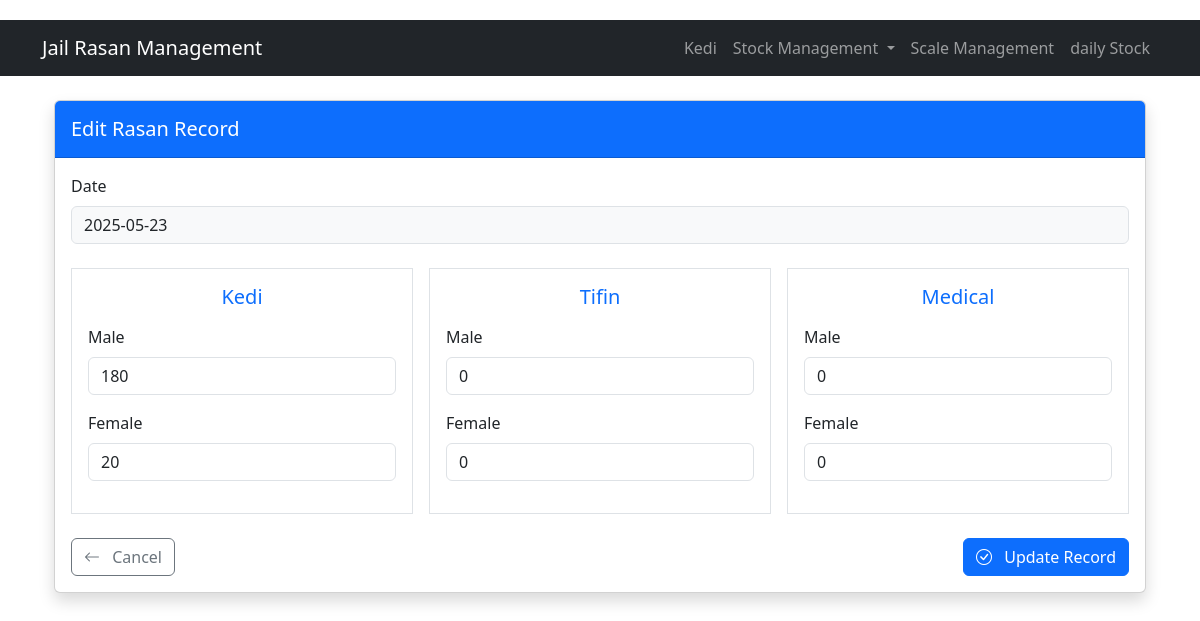
/kedi/edit/11, run on the app's committed database.
### models.py (models this page shows, shortened)
class RasanRecord(db.Model):
    id = db.Column(db.Integer, primary_key=True)
    date = db.Column(db.Date, nullable=False, unique=True)
    kedi_m = db.Column(db.Integer, nullable=False, default=0)
    kedi_f = db.Column(db.Integer, nullable=False, default=0)
    tifin_m = db.Column(db.Integer, nullable=False, default=0)
    tifin_f = db.Column(db.Integer, nullable=False, default=0)
    medical_m = db.Column(db.Integer, nullable=False, default=0)
    medical_f = db.Column(db.Integer, nullable=False, default=0)

### app.py (the view, shortened to what this page needs)
@app.route('/kedi/edit/<int:id>', methods=['GET', 'POST'])
def edit_kedi(id):
    record = RasanRecord.query.get_or_404(id)
    return render_template('kedi/edit.html', record=record)

### templates/kedi/edit.html (shortened to what this page needs)
{% extends "base.html" %}
{% block content %}
<div class="container mt-4">
    <div class="card shadow">
        <div class="card-header bg-primary text-white py-3">
            <h2 class="h5 mb-0">Edit Rasan Record</h2>
        </div>
        <div class="card-body">
            <form method="POST" class="needs-validation" novalidate>
                <div class="mb-4">
                    <label class="form-label">Date</label>
                    <input type="text" class="form-control bg-light" value="{{ record.date.strftime('%Y-%m-%d') }}" readonly>
                </div>
                <div class="row g-3 mb-4">
                    <div class="col-md-4">
                        <div class="border p-3 h-100">
                            <h5 class="text-center mb-3 text-primary">Kedi</h5>
                            <div class="mb-3">
                                <label for="kedi_m" class="form-label">Male</label>
                                <input type="number" class="form-control" id="kedi_m" name="kedi_m"
                                       value="{{ record.kedi_m }}" min="0" required>
                            </div>
                            <div class="mb-3">
                                <label for="kedi_f" class="form-label">Female</label>
                                <input type="number" class="form-control" id="kedi_f" name="kedi_f"
                                       value="{{ record.kedi_f }}" min="0" required>
                            </div>
                        </div>
                    </div>
                    <div class="col-md-4">
                        <div class="border p-3 h-100">
                            <h5 class="text-center mb-3 text-primary">Tifin</h5>
                            <div class="mb-3">
                                <label for="tifin_m" class="form-label">Male</label>
                                <input type="number" class="form-control" id="tifin_m" name="tifin_m"
                                       value="{{ record.tifin_m }}" min="0" required>
                            </div>
                            <div class="mb-3">
                                <label for="tifin_f" class="form-label">Female</label>
                                <input type="number" class="form-control" id="tifin_f" name="tifin_f"
                                       value="{{ record.tifin_f }}" min="0" required>
                            </div>
                        </div>
                    </div>
                    <div class="col-md-4">
                        <div class="border p-3 h-100">
                            <h5 class="text-center mb-3 text-primary">Medical</h5>
                            <div class="mb-3">
                                <label for="medical_m" class="form-label">Male</label>
                                <input type="number" class="form-control" id="medical_m" name="medical_m"
                                       value="{{ record.medical_m }}" min="0" required>
                            </div>
                            <div class="mb-3">
                                <label for="medical_f" class="form-label">Female</label>
                                <input type="number" class="form-control" id="medical_f" name="medical_f"
                                       value="{{ record.medical_f }}" min="0" required>
                            </div>
                        </div>
                    </div>
                </div>
                <div class="d-flex justify-content-between mt-4">
                    <a href="{{ url_for('index') }}" class="btn btn-outline-secondary">
                        <i class="bi bi-arrow-left me-2"></i> Cancel
                    </a>
                    <button type="submit" class="btn btn-primary">
                        <i class="bi bi-check-circle me-2"></i> Update Record
                    </button>
                </div>
            </form>
        </div>
    </div>
</div>
{% endblock %}

### static/style.css (style rules this page uses)
body { padding-top: 20px; padding-bottom: 20px; }
h2, h4 { color: #2c3e50; }

### data on the page
RasanRecord: date "2025-05-23", kedi_m "180", kedi_f "20", tifin_m "0", tifin_f "0", medical_m "0", medical_f "0"
